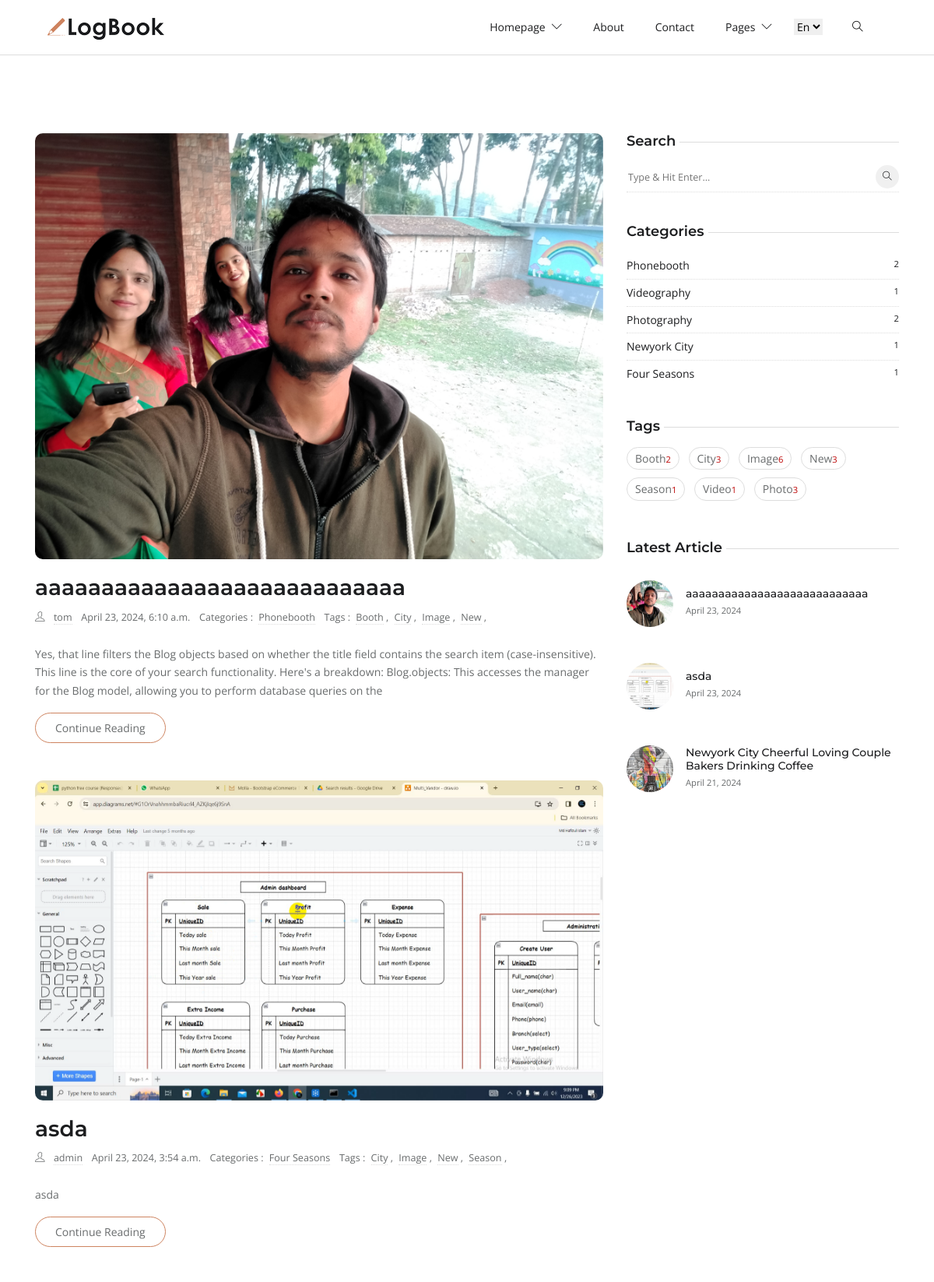
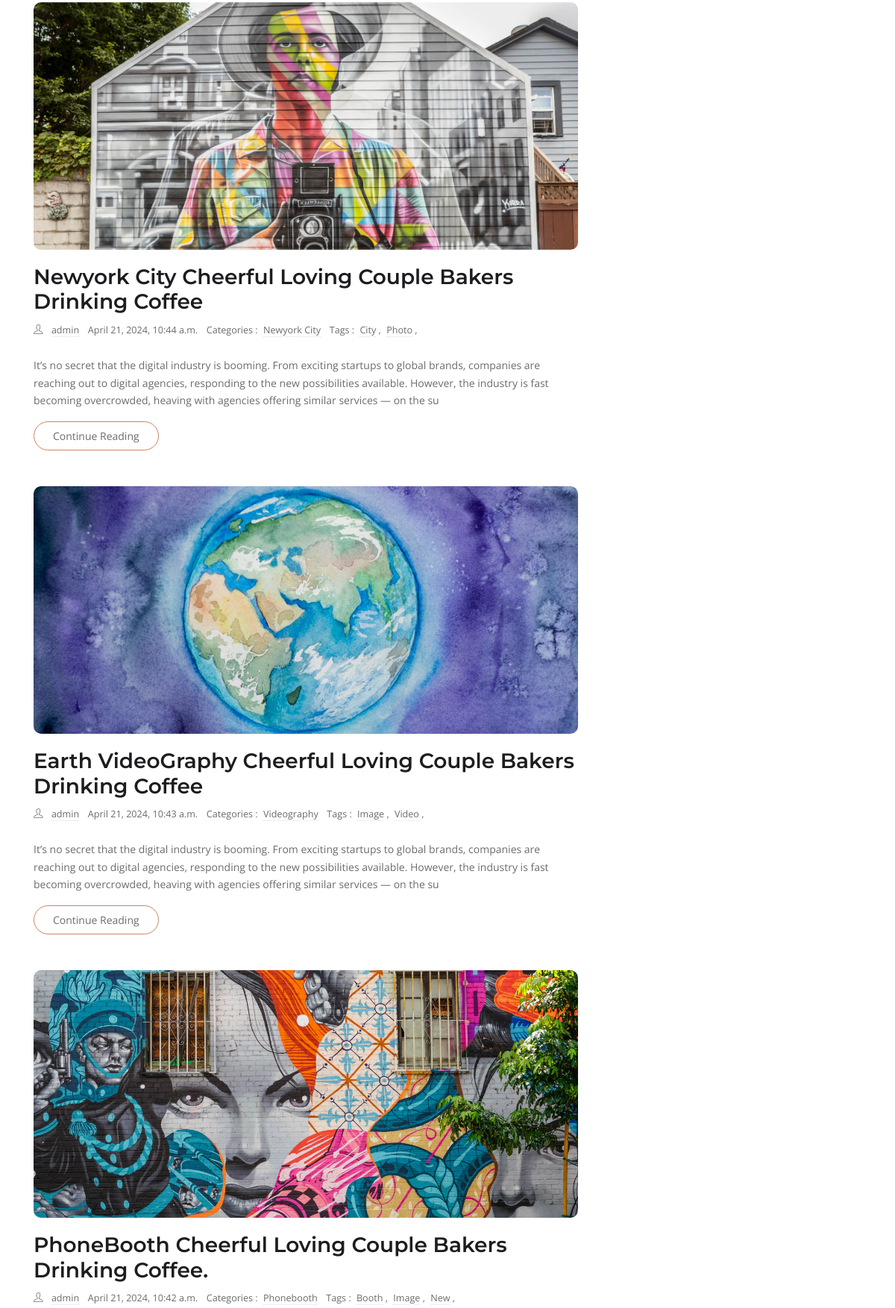
The page / (upper part) on the database its author committed (2 pictures, top to bottom).
### home/models.py (models this page shows, shortened)
class BlogImage(models.Model):
    blog = models.ForeignKey(Blog, related_name='blog_images', on_delete=models.CASCADE)
    image = models.FileField(upload_to='blog_images/')

class Blog(models.Model):
    user = models.ForeignKey(User, related_name='user_blogs', on_delete=models.CASCADE)
    title = models.CharField(max_length=100, unique=True)
    slug = models.SlugField(unique=True, blank=True, null=True, max_length=300)
    description = models.TextField()
    category = models.ForeignKey(Category, related_name='category_blogs', on_delete=models.CASCADE)
    tags = models.ManyToManyField(Tag, related_name='tag_blogs')
    created_date = models.DateTimeField(auto_now_add=True)

class Category(models.Model):
    title = models.CharField(max_length=50,unique=True)
    slug = models.SlugField(unique=True, blank=True, null=True, max_length=300)

class Tag(models.Model):
    title = models.CharField(max_length=50,unique=True)
    slug = models.SlugField(unique=True, blank=True, null=True, max_length=300)

### home/views.py (the view)
# urls.py: path('', include('home.urls'))
def home(request):
    blogs = Blog.objects.all().order_by('-id')
    tags = Tag.objects.all()
    latest_blog = Blog.objects.all()[:3]
    search_item = request.GET.get('search')
    if search_item:
        blogs = Blog.objects.filter(title__startswith=search_item)
    context = {
        'blogs': blogs,
        'tags': tags,
        'latest_blog': latest_blog,
        'search_item':search_item
    }
    return render(request, 'home/home.html', context)

### home/context_processors.py (called while the page is built)
def get_all_categories(request):
    categories = Category.objects.all()
    context = {
        'categories': categories
    }
    return context

### home/templatetags/custom_filters.py (called while the page is built)
@register.filter
def limit_characters(value, max_length):
    if len(value) <= max_length:
        return value
    else:
        return value[:max_length]

### templates/home/home.html (shortened to what this page needs)
{% extends 'base.html' %}
{% load custom_filters %}
{% load static %}
{% block content %}
<section class="section">
    <div class="container">
        <div class="row">
            <div class="col-lg-8  mb-5 mb-lg-0">
                {% if blogs.count == 0 %}
                <div class="alert alert-primary alert-dismissible fade show" role="alert">
                    <h4 class="text-center">You searched: <b style="color: brown;">{{ search_item }}</b> . We found
                        <b style="color: brown;">{{blogs.count }}</b> Blogs!!!
                    </h4>
                </div>
                {% else %}
                {% for blog in blogs %}
                <article class="row mb-5">
                    <div class="col-12">
                        <div class="post-slider">
                            {% for i in blog.blog_images.all %}
                            <img loading="lazy" src="{{i.image.url}}" class="img-fluid" alt="post-thumb">
                            {% endfor %}
                        </div>
                    </div>
                    <div class="col-12 mx-auto">
                        <h3><a class="post-title" href="{% url 'blog_details' blog.slug %}">{{blog.title}}</a></h3>
                        <ul class="list-inline post-meta mb-4">
                            <li class="list-inline-item"><i class="ti-user mr-2"></i>
                                <a href="author.html">{{blog.user.username}}</a>
                            </li>
                            <li class="list-inline-item">{{blog.created_date}}</li>
                            <li class="list-inline-item">Categories : <a
                                    href="{% url 'category_blog' blog.category.slug %}"
                                    class="ml-1">{{blog.category.title}}
                                </a>
                            </li>
                            <li class="list-inline-item">
                                Tags :
                                {% for tag in blog.tags.all %}
                                <a href="#!" class="ml-1">{{ tag.title }}</a> ,
                                {% endfor %}
                            </li>
                        </ul>
                        <p>{{blog.description|limit_characters:300}}</p><a href="{% url 'blog_details' blog.slug %}"
                            class="btn btn-outline-primary">Continue Reading</a>
                    </div>
                </article>
                {% endfor %}
                {% endif %}
            </div>
            <aside class="col-lg-4">
                <div class="widget">
                    <h5 class="widget-title"><span>Search</span></h5>
                    <form action="{% url 'home' %}" class="widget-search" method="GET">
                        <input id="search-query" name="search" type="search" required
                            placeholder="Type &amp; Hit Enter...">
                        <button type="submit"><i class="ti-search"></i>
                        </button>
                    </form>
                </div>
                <div class="widget">
                    <h5 class="widget-title"><span>Categories</span></h5>
                    <ul class="list-unstyled widget-list">
                        {% for category in categories %}
                        <li><a href="{% url 'category_blog' category.slug %}" class="d-flex">{{category.title}}
                                <small class="ml-auto">{{category.category_blogs.all.count}}</small></a>
                        </li>
                        {% endfor %}
                    </ul>
                </div>
                <div class="widget">
                    <h5 class="widget-title"><span>Tags</span></h5>
                    <ul class="list-inline widget-list-inline">
                        {% for tag in tags %}
                        <li class="list-inline-item"><a href="{% url 'tag_blogs' tag.slug %}">{{tag.title}}<small
                                    class="ml-auto"
                                    style="color: rgb(190, 5, 5);">{{tag.tag_blogs.all.count}}</small></a>
                        </li>
                        {% endfor %}
                    </ul>
                </div>
                <div class="widget">
                    <h5 class="widget-title"><span>Latest Article</span></h5>
                    {% for blog in blogs|slice:":3" %}
                    <ul class="list-unstyled widget-list">
                        <li class="media widget-post align-items-center">
                            <a href="{% url 'blog_details' blog.slug %}">
                                {% if blog.blog_images.first %}
                                <img loading="lazy" class="mr-3" src="{{ blog.blog_images.first.image.url }}">
                                {% else %}
                                <img loading="lazy" class="mr-3" src="{{ blog.image.url }}">
                                {% endif %}
                            </a>
                            <div class="media-body">
                                <h5 class="h6 mb-0"><a href="{% url 'blog_details' blog.slug %}">{{ blog.title }}</a>
                                </h5>
                                <small>{{ blog.created_date|date:"F d, Y" }}</small>
                            </div>
                        </li>
                    </ul>
                    {% endfor %}
                </div>
            </aside>
        </div>
    </div>
</section>
{% endblock content %}

### static/css/style.css (style rules this page uses)
body { line-height: 1.7; font-family: "Open Sans", sans-serif; -webkit-font-smoothing: antialiased; color: #696c6d; font-size: 14px; }
p, .paragraph { font-weight: 400; color: #696c6d; font-size: 14px; line-height: 1.7; font-family: "Open Sans", sans-serif; }
h1, h2, h3, h4, h5, h6 { color: #1c1d1f; font-family: "Montserrat", sans-serif; font-weight: 600; line-height: 1.2; }
h3, .h3 { font-size: 28px; }
h5, .h5 { font-size: 18px; }
h6, .h6 { font-size: 14px; }
.btn { font-size: 14px; font-family: "Open Sans", sans-serif; text-transform: capitalize; padding: 8px 25px; border-radius: 50px; border: 1px solid; position: relative; z-index: 1; transition: 0.2s ease; }
.btn-outline-primary { background: transparent; color: #696c6d; border-color: #ce8460; }
body { background-color: #fff; overflow-x: hidden; }
img { vertical-align: middle; border: 0; }
a, a:hover, a:focus { text-decoration: none; }
a, button, select { cursor: pointer; transition: 0.2s ease; }
.slick-slide { outline: 0; }
.section { padding-top: 100px; padding-bottom: 100px; }
.rounded-lg, .post-slider { border-radius: 10px !important; }
.post-title { color: #1c1d1f; }
.post-meta li { margin-right: 10px; font-size: 90%; }
.post-meta a { color: #696c6d; border-bottom: 1px dotted #ddd; }
.post-slider { overflow: hidden; margin-bottom: 20px; }
.post-slider img { border-radius: inherit; }
.widget { background: #fff; margin-bottom: 40px; }
.widget-title { position: relative; margin-bottom: 15px; }
.widget-title span { background: #fff; position: relative; padding-right: 5px; z-index: 1; }
.widget-title::before { position: absolute; content: ""; right: 0; height: 1px; width: 100%; background: #ddd; top: 50%; }
.widget-search { position: relative; }
.widget-search input { border: 0; border-bottom: 1px dotted #ddd; width: 100%; height: 40px; }
.widget-search input::placeholder { font-size: 90%; }
.widget-search button { height: 30px; width: 30px; line-height: 30px; display: inline-block; padding: 0; background: #f0f0f0; color: #1c1d1f; text-align: center; border-radius: 50%; position: absolute; right: 0; top: 5px; border: 0; font-size: 12px; }
.widget-list li { padding: 5px 0; }
.widget-list li:not(:last-child) { border-bottom: 1px dotted #ddd; }
.widget-list li a { color: #1c1d1f; }
.widget-list-inline li { margin-bottom: 10px; }
.widget-list-inline li a { padding: 2px 10px; border: 1px solid #ddd; border-radius: 40px; display: block; color: #696c6d; }
.widget-post { padding: 15px 0 !important; }
.widget-post img { height: 60px; width: 60px; border-radius: 50%; -o-object-fit: cover; object-fit: cover; }

### rows shown on the page
Blog: title "aaaaaaaaaaaaaaaaaaaaaaaaaaaa", user.username "tom", created_date "April 23, 2024, 6:10 a.m.", category "Phonebooth", description|limit_characters "Yes, that line filters the Blog objects based on whether the title field contains the search item (case-insensitive). This line is the core of your search functionality. Here's a breakdown: Blog.objects: This accesses the manager for the Blog model, allowing you to perform database queries on the", blog_images.first.image (picture), created_date "April 23, 2024"
BlogImage: image (picture)
Tag: title "Booth", tag_blogs.all.count "2"
Tag: title "City", tag_blogs.all.count "3"
Tag: title "Image", tag_blogs.all.count "6"
Tag: title "New", tag_blogs.all.count "3"
Blog: title "asda", user.username "admin", created_date "April 23, 2024, 3:54 a.m.", category "Four Seasons", description|limit_characters "asda", blog_images.first.image (picture), created_date "April 23, 2024"
BlogImage: image (picture)
Tag: title "Season", tag_blogs.all.count "1"
Blog: title "Newyork City Cheerful Loving Couple Bakers Drinking Coffee", user.username "admin", created_date "April 21, 2024, 10:44 a.m.", category "Newyork City", description|limit_characters "It’s no secret that the digital industry is booming. From exciting startups to global brands, companies are reaching out to digital agencies, responding to the new possibilities available. However, the industry is fast becoming overcrowded, heaving with agencies offering similar services — on the su", blog_images.first.image (picture), created_date "April 21, 2024"
BlogImage: image (picture)
Tag: title "Photo", tag_blogs.all.count "3"
Blog: title "Earth VideoGraphy Cheerful Loving Couple Bakers Drinking Coffee", user.username "admin", created_date "April 21, 2024, 10:43 a.m.", category "Videography", description|limit_characters "It’s no secret that the digital industry is booming. From exciting startups to global brands, companies are reaching out to digital agencies, responding to the new possibilities available. However, the industry is fast becoming overcrowded, heaving with agencies offering similar services — on the su"
BlogImage: image (picture)
Tag: title "Video", tag_blogs.all.count "1"
Blog: title "PhoneBooth Cheerful Loving Couple Bakers Drinking Coffee.", user.username "admin", created_date "April 21, 2024, 10:42 a.m.", category "Phonebooth"
BlogImage: image (picture)
Category: title "Phonebooth", category_blogs.all.count "2"
Category: title "Videography", category_blogs.all.count "1"
Category: title "Photography", category_blogs.all.count "2"
Category: title "Newyork City", category_blogs.all.count "1"
Category: title "Four Seasons", category_blogs.all.count "1"
